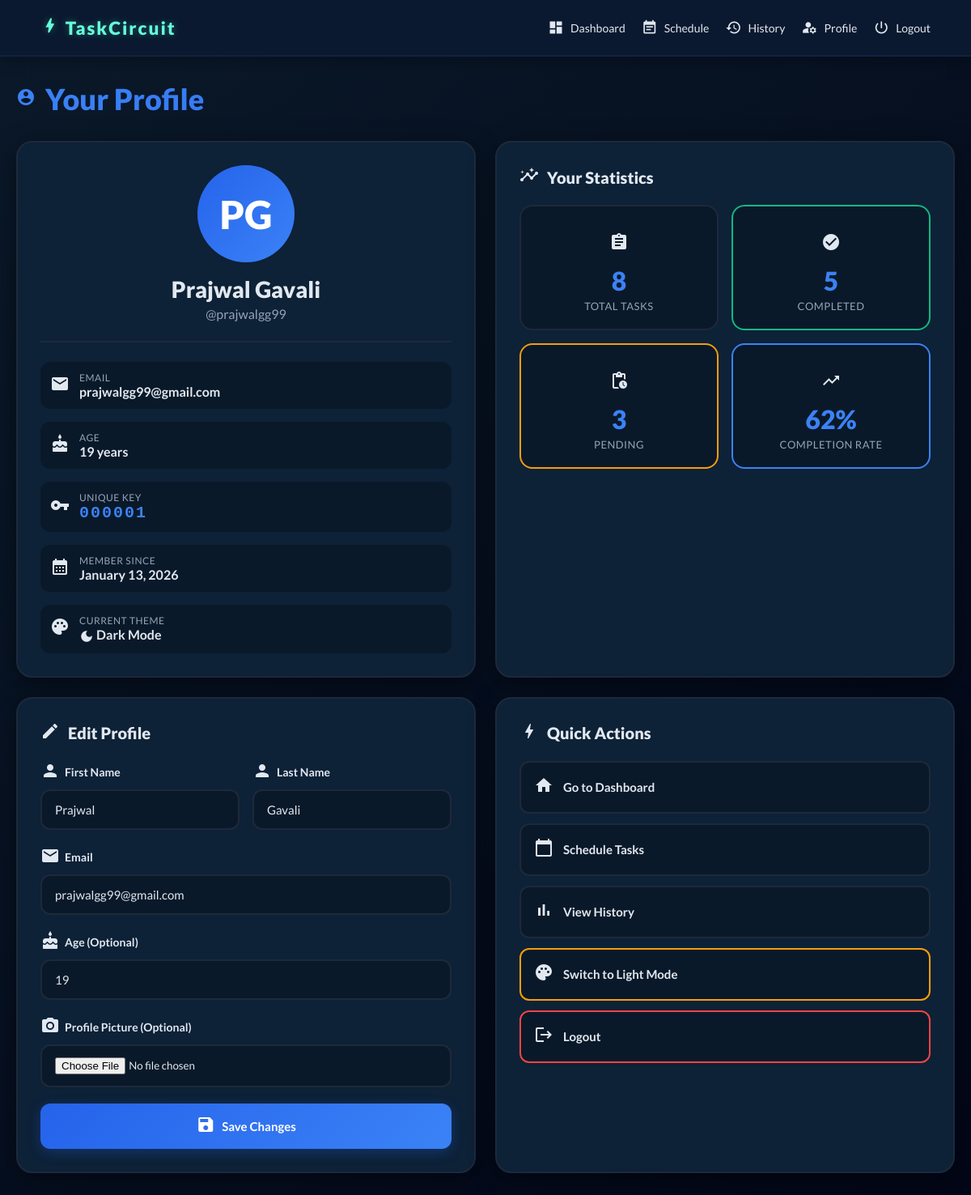
/profile/ (signed in), run on the app's committed database.
### tasks_app/models.py (models this page shows, shortened)
class UserProfile(models.Model):
    user = models.OneToOneField(User, on_delete=models.CASCADE, related_name='profile')
    unique_key = models.CharField(max_length=6, unique=True)
    profile_picture = models.ImageField(upload_to='profile_pics/', blank=True, null=True)
    age = models.PositiveIntegerField(blank=True, null=True)
    date_of_register = models.DateTimeField(auto_now_add=True)
    dark_theme = models.BooleanField(default=True)
    class Meta:
        verbose_name = "User Profile"
        verbose_name_plural = "User Profiles"

### tasks_app/views.py (the view, shortened to what this page needs)
# urls.py: path('profile/', views.profile_view, name='profile'),
@login_required
def profile_view(request):
    profile = get_or_create_profile(request.user)
    total_tasks = Task.objects.filter(user=request.user).count()
    completed_tasks = Task.objects.filter(user=request.user, completed=True).count()
    pending_tasks = Task.objects.filter(user=request.user, completed=False).count()
    if total_tasks > 0:
        completion_rate = int((completed_tasks / total_tasks) * 100)
    else:
        completion_rate = 0
    context = {
        'profile': profile,
        'total_tasks': total_tasks,
        'completed_tasks': completed_tasks,
        'pending_tasks': pending_tasks,
        'completion_rate': completion_rate,
    }
    return render(request, 'tasks_app/profile.html', context)

### tasks_app/views.py (called while the page is built)
def get_or_create_profile(user):
    try:
        return user.profile
    except:
        import random
        while True:
            key = ''.join([str(random.randint(0, 9)) for _ in range(6)])
            if not UserProfile.objects.filter(unique_key=key).exists():
                break
        profile = UserProfile.objects.create(user=user, unique_key=key)
        return profile

### tasks_app/templates/tasks_app/profile.html (shortened to what this page needs)
{% extends 'base.html' %}
{% load static %}
{% block content %}
<div class="profile-container">
    <div class="profile-header">
        <h1 class="page-title">
            <span class="title-icon"><span class="material-icons">account_circle</span></span>
            Your Profile
        </h1>
    </div>
    <div class="profile-grid">
        <div class="profile-card">
            <div class="profile-avatar-section">
                {% if profile.profile_picture %}
                    <img src="{{ profile.profile_picture.url }}" alt="Profile Picture" class="profile-avatar">
                {% else %}
                    <div class="profile-avatar-placeholder">
                        {{ user.first_name.0 }}{{ user.last_name.0 }}
                    </div>
                {% endif %}
                <div class="profile-name">
                    <h2>{{ user.first_name }} {{ user.last_name }}</h2>
                    <p class="profile-username">@{{ user.username }}</p>
                </div>
            </div>
            <div class="profile-details">
                <div class="detail-item">
                    <span class="detail-icon"><span class="material-icons">email</span></span>
                    <div>
                        <div class="detail-label">Email</div>
                        <div class="detail-value">{{ user.email }}</div>
                    </div>
                </div>
                {% if profile.age %}
                <div class="detail-item">
                    <span class="detail-icon"><span class="material-icons">cake</span></span>
                    <div>
                        <div class="detail-label">Age</div>
                        <div class="detail-value">{{ profile.age }} years</div>
                    </div>
                </div>
                {% endif %}
                <div class="detail-item">
                    <span class="detail-icon"><span class="material-icons">vpn_key</span></span>
                    <div>
                        <div class="detail-label">Unique Key</div>
                        <div class="detail-value key-value">{{ profile.unique_key }}</div>
                    </div>
                </div>
                <div class="detail-item">
                    <span class="detail-icon"><span class="material-icons">calendar_month</span></span>
                    <div>
                        <div class="detail-label">Member Since</div>
                        <div class="detail-value">{{ profile.date_of_register|date:"F d, Y" }}</div>
                    </div>
                </div>
                <div class="detail-item">
                    <span class="detail-icon"><span class="material-icons">palette</span></span>
                    <div>
                        <div class="detail-label">Current Theme</div>
                        <div class="detail-value">
                            {% if profile.dark_theme %}
                                <span class="material-icons" style="font-size: 18px; vertical-align: middle;">dark_mode</span> Dark Mode
                            {% else %}
                                <span class="material-icons" style="font-size: 18px; vertical-align: middle;">light_mode</span> Light Mode
                            {% endif %}
                        </div>
                    </div>
                </div>
            </div>
        </div>
        <div class="stats-card">
            <h3 class="card-title">
                <span class="title-icon"><span class="material-icons">insights</span></span>
                Your Statistics
            </h3>
            <div class="stats-grid">
                <div class="stat-box">
                    <div class="stat-icon"><span class="material-icons">assignment</span></div>
                    <div class="stat-number">{{ total_tasks }}</div>
                    <div class="stat-label">Total Tasks</div>
                </div>
                <div class="stat-box success">
                    <div class="stat-icon"><span class="material-icons">check_circle</span></div>
                    <div class="stat-number">{{ completed_tasks }}</div>
                    <div class="stat-label">Completed</div>
                </div>
                <div class="stat-box warning">
                    <div class="stat-icon"><span class="material-icons">pending_actions</span></div>
                    <div class="stat-number">{{ pending_tasks }}</div>
                    <div class="stat-label">Pending</div>
                </div>
                <div class="stat-box info">
                    <div class="stat-icon"><span class="material-icons">trending_up</span></div>
                    <div class="stat-number">{{ completion_rate }}%</div>
                    <div class="stat-label">Completion Rate</div>
                </div>
            </div>
        </div>
        <div class="edit-card">
            <h3 class="card-title">
                <span class="title-icon"><span class="material-icons">edit</span></span>
                Edit Profile
            </h3>
            <form method="post" enctype="multipart/form-data" class="edit-form">
                <div class="form-row">
                    <div class="form-group">
                        <label for="first_name">
                            <span class="label-icon"><span class="material-icons">person</span></span> First Name
                        </label>
                        <input type="text" name="first_name" id="first_name" value="{{ user.first_name }}" required>
                    </div>
                    <div class="form-group">
                        <label for="last_name">
                            <span class="label-icon"><span class="material-icons">person</span></span> Last Name
                        </label>
                        <input type="text" name="last_name" id="last_name" value="{{ user.last_name }}" required>
                    </div>
                </div>
                <div class="form-group">
                    <label for="email">
                        <span class="label-icon"><span class="material-icons">email</span></span> Email
                    </label>
                    <input type="email" name="email" id="email" value="{{ user.email }}" required>
                </div>
                <div class="form-group">
                    <label for="age">
                        <span class="label-icon"><span class="material-icons">cake</span></span> Age (Optional)
                    </label>
                    <input type="number" name="age" id="age" value="{{ profile.age|default:'' }}" min="1" max="150">
                </div>
                <div class="form-group">
                    <label for="profile_picture">
                        <span class="label-icon"><span class="material-icons">photo_camera</span></span> Profile Picture (Optional)
                    </label>
                    <input type="file" name="profile_picture" id="profile_picture" accept="image/*" class="file-input">
                </div>
                <button type="submit" class="btn btn-primary btn-block">
                    <span class="btn-icon"><span class="material-icons">save</span></span> Save Changes
                </button>
            </form>
        </div>
        <div class="actions-card">
            <h3 class="card-title">
                <span class="title-icon"><span class="material-icons">bolt</span></span>
                Quick Actions
            </h3>
            <div class="actions-list">
                <a href="{% url 'dashboard' %}" class="action-btn">
                    <span class="action-icon"><span class="material-icons">home</span></span>
                    <span>Go to Dashboard</span>
                </a>
                <a href="{% url 'schedule' %}" class="action-btn">
                    <span class="action-icon"><span class="material-icons">calendar_today</span></span>
                    <span>Schedule Tasks</span>
                </a>
                <a href="{% url 'history' %}" class="action-btn">
                    <span class="action-icon"><span class="material-icons">bar_chart</span></span>
                    <span>View History</span>
                </a>
                <form method="post" style="margin: 0; width: 100%;">
                    <button type="submit" class="action-btn theme-btn">
                        <span class="action-icon"><span class="material-icons">palette</span></span>
                        <span>
                            {% if profile.dark_theme %}
                                Switch to Light Mode
                            {% else %}
                                Switch to Dark Mode
                            {% endif %}
                        </span>
                    </button>
                </form>
                <a href="{% url 'logout' %}" class="action-btn danger">
                    <span class="action-icon"><span class="material-icons">logout</span></span>
                    <span>Logout</span>
                </a>
            </div>
        </div>
    </div>
</div>
{% endblock %}

### tasks_app/templates/tasks_app/profile.html (style rules this page uses)
.profile-container { max-width: 1200px; margin: 0 auto; padding: 30px 20px; }
.profile-header { margin-bottom: 30px; }
.page-title { font-size: 36px; font-weight: 900; background: linear-gradient(135deg, #3b82f6, #2563eb); -webkit-background-clip: text; -webkit-text-fill-color: transparent; display: flex; align-items: center; gap: 12px; }
.profile-grid { display: grid; grid-template-columns: repeat(2, 1fr); gap: 24px; }
.profile-card, .stats-card, .edit-card, .actions-card { background: var(--secondary-blue); border: 2px solid var(--border-color); border-radius: 20px; padding: 28px; box-shadow: 0 8px 32px rgba(0, 0, 0, 0.4); }
.profile-avatar-section { text-align: center; margin-bottom: 24px; padding-bottom: 24px; border-bottom: 2px solid var(--border-color); }
.profile-avatar-placeholder { width: 120px; height: 120px; border-radius: 50%; background: linear-gradient(135deg, var(--bright-blue), var(--light-blue)); display: flex; align-items: center; justify-content: center; font-size: 48px; font-weight: 900; color: white; margin: 0 auto 16px; }
.profile-name h2 { font-size: 28px; font-weight: 800; color: var(--text-primary); margin-bottom: 4px; }
.profile-username { font-size: 16px; color: var(--text-secondary); }
.profile-details { display: flex; flex-direction: column; gap: 16px; }
.detail-item { display: flex; align-items: center; gap: 12px; padding: 12px; background: var(--primary-blue); border-radius: 12px; }
.detail-icon { font-size: 24px; }
.detail-label { font-size: 12px; color: var(--text-secondary); text-transform: uppercase; letter-spacing: 0.5px; }
.detail-value { font-size: 16px; font-weight: 600; color: var(--text-primary); }
.key-value { font-family: 'Courier New', monospace; font-size: 20px; letter-spacing: 2px; color: var(--light-blue); }
.card-title { font-size: 20px; font-weight: 800; color: var(--text-primary); margin-bottom: 20px; display: flex; align-items: center; gap: 10px; }
.stats-grid { display: grid; grid-template-columns: repeat(2, 1fr); gap: 16px; }
.stat-box { background: var(--primary-blue); border: 2px solid var(--border-color); border-radius: 16px; padding: 20px; text-align: center; transition: all 0.3s ease; }
.stat-box.success { border-color: var(--success); }
.stat-box.warning { border-color: var(--warning); }
.stat-box.info { border-color: var(--info); }
.stat-box .stat-icon { font-size: 36px; margin-bottom: 8px; }
.stat-box .stat-number { font-size: 32px; font-weight: 900; color: var(--light-blue); margin-bottom: 4px; }
.stat-box .stat-label { font-size: 13px; color: var(--text-secondary); text-transform: uppercase; }
.edit-form { display: flex; flex-direction: column; gap: 20px; }
.form-row { display: grid; grid-template-columns: 1fr 1fr; gap: 16px; }
.file-input { padding: 10px; cursor: pointer; }
.actions-list { display: flex; flex-direction: column; gap: 12px; }
.action-btn { display: flex; align-items: center; gap: 12px; padding: 16px; background: var(--primary-blue); border: 2px solid var(--border-color); border-radius: 12px; color: var(--text-primary); text-decoration: none; font-weight: 600; font-size: 15px; transition: all 0.3s ease; cursor: pointer; width: 100%; text-align: left; }
.action-btn.danger { border-color: var(--error); }
.action-btn.theme-btn { border-color: #f59e0b; }
.action-icon { font-size: 24px; }

### data on the page
UserProfile: age "19", unique_key "000001", date_of_register "January 13, 2026"

### other printed values
{{ user.first_name.0 }} "P"
{{ user.last_name.0 }} "G"
{{ user.first_name }} "Prajwal"
{{ user.last_name }} "Gavali"
{{ user.username }} "prajwalgg99"
{{ user.email }} "prajwalgg99@gmail.com"
{{ total_tasks }} "8"
{{ completed_tasks }} "5"
{{ pending_tasks }} "3"
{{ completion_rate }} "62"
